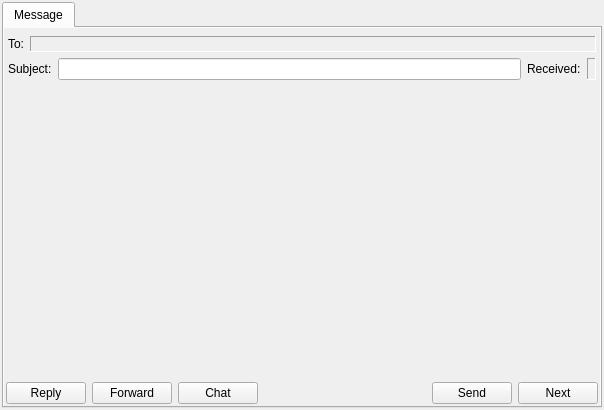
<ui version="4.0" >
 <class>MessageWindowClass</class>
 <widget class="QMainWindow" name="MessageWindowClass" >
  <property name="geometry" >
   <rect>
    <x>0</x>
    <y>0</y>
    <width>604</width>
    <height>410</height>
   </rect>
  </property>
  <property name="iconSize" >
   <size>
    <width>16</width>
    <height>16</height>
   </size>
  </property>
  <property name="dockNestingEnabled" >
   <bool>true</bool>
  </property>
  <widget class="QWidget" name="centralWidget" >
   <property name="autoFillBackground" >
    <bool>true</bool>
   </property>
   <layout class="QVBoxLayout" >
    <property name="margin" >
     <number>2</number>
    </property>
    <item>
     <widget class="QTabWidget" name="wdtTabs" >
      <property name="currentIndex" >
       <number>0</number>
      </property>
      <widget class="QWidget" name="tabMessage" >
       <property name="autoFillBackground" >
        <bool>true</bool>
       </property>
       <attribute name="title" >
        <string>Message</string>
       </attribute>
       <layout class="QVBoxLayout" >
        <property name="margin" >
         <number>2</number>
        </property>
        <item>
         <widget class="QWidget" native="1" name="wdtInfo" />
        </item>
        <item>
         <widget class="QWidget" native="1" name="wdtReceivers" >
          <layout class="QHBoxLayout" >
           <property name="leftMargin" >
            <number>2</number>
           </property>
           <property name="topMargin" >
            <number>0</number>
           </property>
           <property name="rightMargin" >
            <number>2</number>
           </property>
           <property name="bottomMargin" >
            <number>0</number>
           </property>
           <item>
            <widget class="QLabel" name="lblReceiversLabel" >
             <property name="text" >
              <string>To:</string>
             </property>
            </widget>
           </item>
           <item>
            <widget class="QLabel" name="lblReceivers" >
             <property name="sizePolicy" >
              <sizepolicy vsizetype="Preferred" hsizetype="Expanding" >
               <horstretch>0</horstretch>
               <verstretch>0</verstretch>
              </sizepolicy>
             </property>
             <property name="frameShape" >
              <enum>QFrame::Panel</enum>
             </property>
             <property name="frameShadow" >
              <enum>QFrame::Sunken</enum>
             </property>
             <property name="text" >
              <string/>
             </property>
             <property name="wordWrap" >
              <bool>true</bool>
             </property>
             <property name="margin" >
              <number>2</number>
             </property>
            </widget>
           </item>
          </layout>
         </widget>
        </item>
        <item>
         <layout class="QHBoxLayout" >
          <property name="leftMargin" >
           <number>2</number>
          </property>
          <property name="topMargin" >
           <number>0</number>
          </property>
          <property name="rightMargin" >
           <number>2</number>
          </property>
          <property name="bottomMargin" >
           <number>0</number>
          </property>
          <item>
           <widget class="QLabel" name="lblSubject" >
            <property name="text" >
             <string>Subject:</string>
            </property>
            <property name="buddy" >
             <cstring>lneSubject</cstring>
            </property>
           </widget>
          </item>
          <item>
           <widget class="QLineEdit" name="lneSubject" />
          </item>
          <item>
           <widget class="QLabel" name="lblReceived" >
            <property name="text" >
             <string>Received:</string>
            </property>
           </widget>
          </item>
          <item>
           <widget class="QLabel" name="lblDateTime" >
            <property name="frameShape" >
             <enum>QFrame::Panel</enum>
            </property>
            <property name="frameShadow" >
             <enum>QFrame::Sunken</enum>
            </property>
            <property name="text" >
             <string/>
            </property>
           </widget>
          </item>
         </layout>
        </item>
        <item>
         <widget class="QWidget" native="1" name="wdtToolBar" />
        </item>
        <item>
         <widget class="QWidget" native="1" name="wdtMessage" >
          <property name="sizePolicy" >
           <sizepolicy vsizetype="Expanding" hsizetype="Expanding" >
            <horstretch>0</horstretch>
            <verstretch>0</verstretch>
           </sizepolicy>
          </property>
         </widget>
        </item>
        <item>
         <widget class="QWidget" native="1" name="wdtButtons" >
          <layout class="QHBoxLayout" >
           <property name="margin" >
            <number>0</number>
           </property>
           <item>
            <widget class="QPushButton" name="pbtReply" >
             <property name="text" >
              <string>Reply</string>
             </property>
            </widget>
           </item>
           <item>
            <widget class="QPushButton" name="pbtForward" >
             <property name="text" >
              <string>Forward</string>
             </property>
            </widget>
           </item>
           <item>
            <widget class="QPushButton" name="pbtChat" >
             <property name="text" >
              <string>Chat</string>
             </property>
            </widget>
           </item>
           <item>
            <spacer>
             <property name="orientation" >
              <enum>Qt::Horizontal</enum>
             </property>
             <property name="sizeHint" stdset="0" >
              <size>
               <width>40</width>
               <height>20</height>
              </size>
             </property>
            </spacer>
           </item>
           <item>
            <widget class="QPushButton" name="pbtSend" >
             <property name="text" >
              <string>Send</string>
             </property>
            </widget>
           </item>
           <item>
            <widget class="QPushButton" name="pbtNext" >
             <property name="text" >
              <string>Next</string>
             </property>
            </widget>
           </item>
          </layout>
         </widget>
        </item>
       </layout>
      </widget>
     </widget>
    </item>
   </layout>
  </widget>
  <widget class="QMenuBar" name="menuBar" >
   <property name="geometry" >
    <rect>
     <x>0</x>
     <y>0</y>
     <width>604</width>
     <height>19</height>
    </rect>
   </property>
  </widget>
 </widget>
 <layoutdefault spacing="6" margin="11" />
 <tabstops>
  <tabstop>wdtTabs</tabstop>
  <tabstop>lneSubject</tabstop>
  <tabstop>pbtNext</tabstop>
  <tabstop>pbtSend</tabstop>
  <tabstop>pbtReply</tabstop>
  <tabstop>pbtChat</tabstop>
 </tabstops>
 <resources/>
 <connections/>
</ui>
